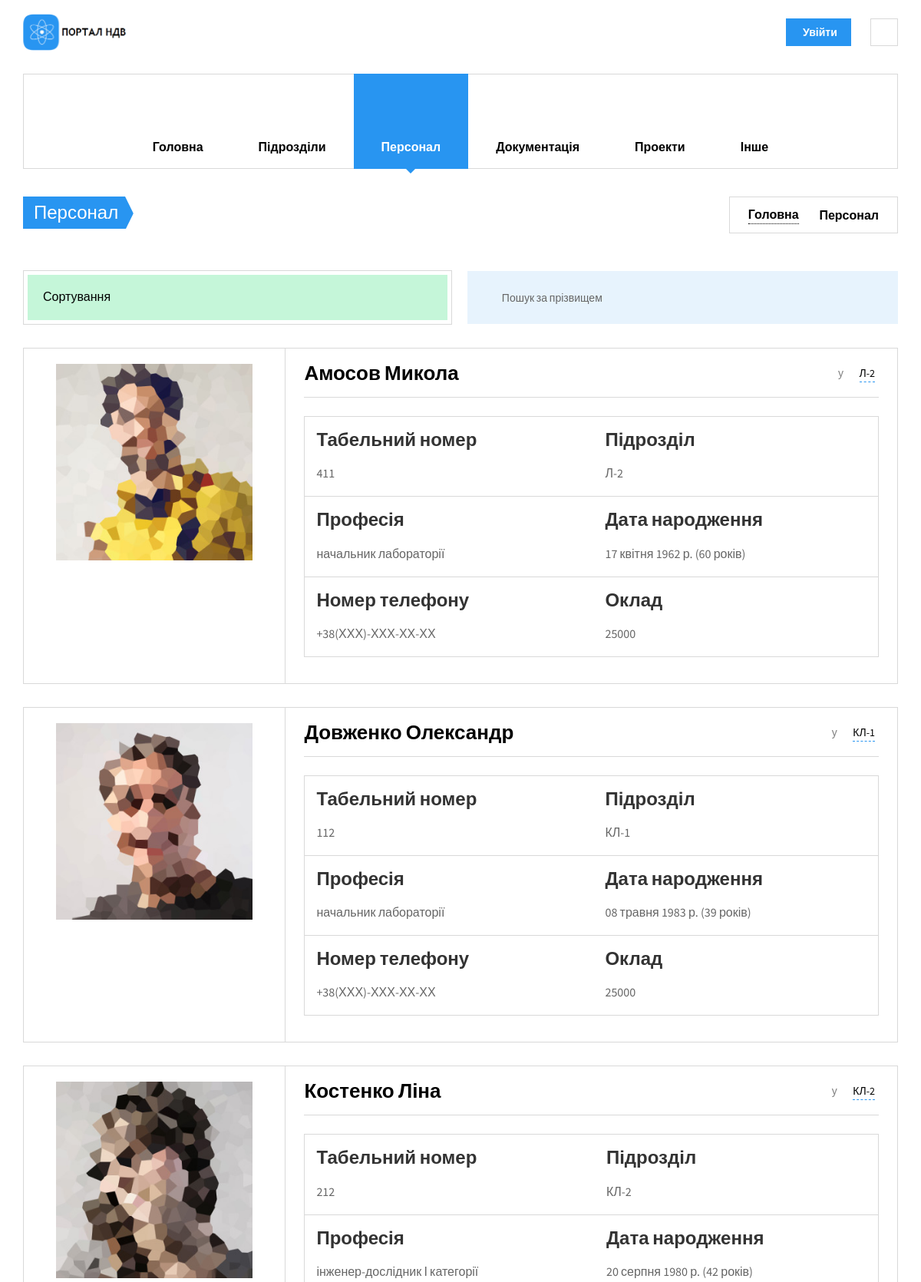
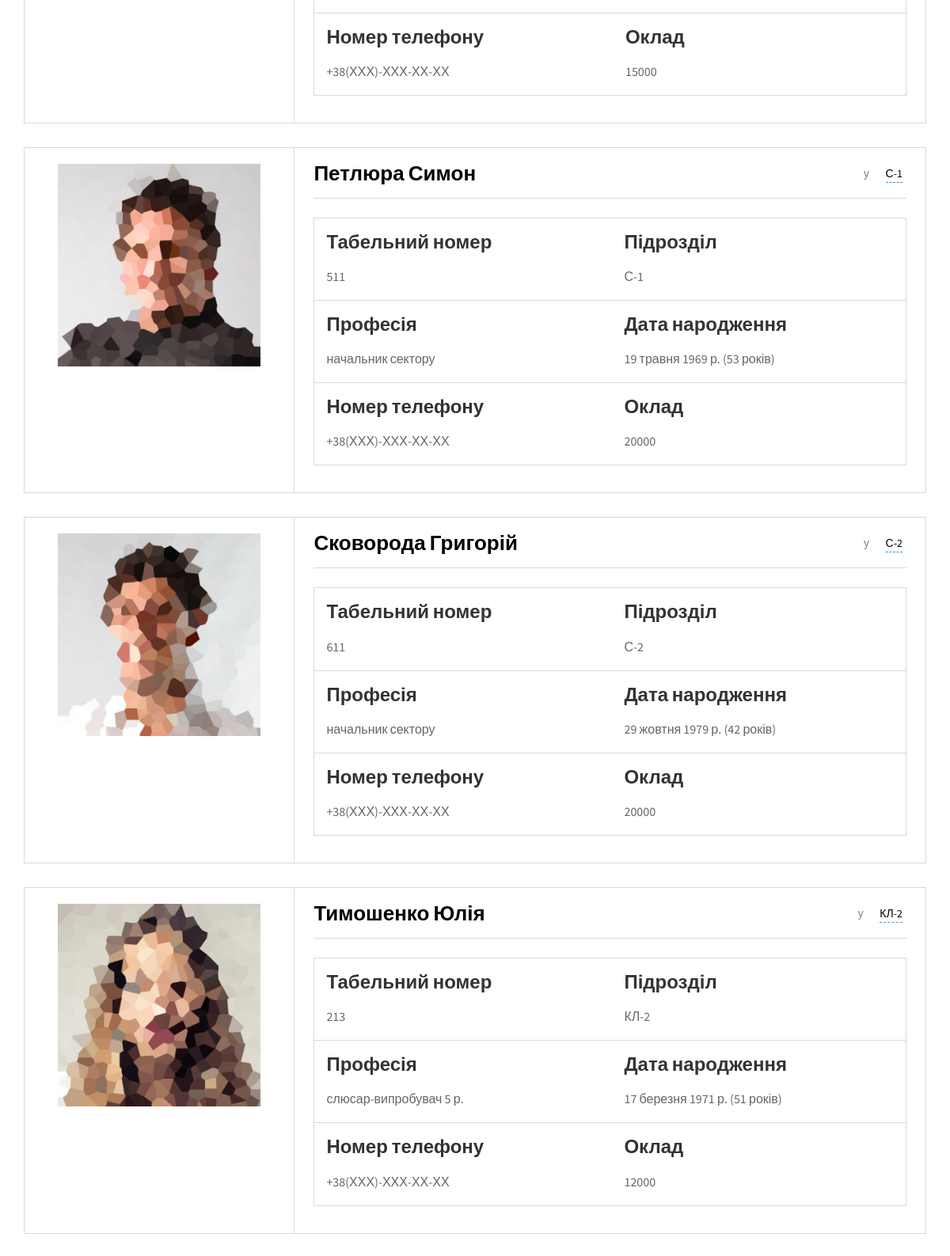
Screenshot of /staff/staff/filter/ (upper part) with the database file from the repository (2 pictures, top to bottom).
### staff/models.py (models this page shows, shortened)
class Staff(models.Model):
    fio = models.CharField(max_length=100, help_text='не більше ніж 100 символів',
                           verbose_name='ПІБ')
    slug = models.SlugField(max_length=100, unique=True, verbose_name='URL', db_index=True)
    div = models.ForeignKey(Divisions, on_delete=models.SET_NULL, verbose_name='Підрозділ', null=True)
    tabel = models.CharField(max_length=5, help_text='не більше ніж 5 символів', verbose_name='Табельный номер',
                             unique=True)
    prof = models.CharField(max_length=100, help_text='не більше ніж 100 символів',
                            verbose_name='Посада')
    oklad = models.IntegerField(verbose_name='Оклад')
    birthday = models.DateField(verbose_name="Дата народження", blank=True)
    phone = models.CharField(max_length=18, help_text='формат +38(ХХХ)-ХХХ-ХХ-ХХ',
                             verbose_name='Номер телефону')
    adress = models.CharField(max_length=100, help_text='формат пр/вул/провулок ХХХХХ д.ХХ кв.ХХ',
                              verbose_name='Домашня адреса')
    photo = models.ImageField(upload_to="workers_foto/", verbose_name="Фото")
    objects = models.Manager()
    class Meta:
        verbose_name = 'Персонал'
        verbose_name_plural = 'Персонал'
        ordering = ['fio']
    def __str__(self):
        return self.fio

### divisions/models.py (models this page shows, shortened)
class Divisions(models.Model):
    name = models.CharField(max_length=200, help_text='не більше ніж 200 символів',
                            verbose_name='Назва підрозділу')
    abr = models.CharField(max_length=10, help_text='не більше ніж 10 символів',
                           verbose_name='Абрівіатура підрозділу')
    slug = models.SlugField(max_length=200, unique=True, verbose_name='URL', db_index=True)
    main_div = models.CharField(max_length=10, help_text='не більше ніж 10 символів',
                           verbose_name='Абрівіатура підрозділу', null=True)
    description = models.TextField(max_length=5000, help_text='Введіть короткий опис підрозділу',
                                   verbose_name='Опис підрозділу')
    locs = models.ManyToManyField(Location, verbose_name='Розміщення')
    coops = models.ManyToManyField(Cooperation, verbose_name='Підрозділи взаємодії')
    theses = models.ManyToManyField(Theses, verbose_name='Тези')
    pics = models.ManyToManyField('DivisionsPics', verbose_name='Картинка до підрозділу')
    """Шлях до фото підрозділу"""
    objects = models.Manager()
    __original_name = None
    class Meta:
        verbose_name = 'Підрозділи'
        verbose_name_plural = 'Підрозділи'
        ordering = ['name']
    def __str__(self):
        return self.abr

### staff/views.py (the view, shortened to what this page needs)
# urls.py: path('staff/filter/', StaffSortList.as_view(), name='staff_sort'),
class StaffSortList(ListView, PortalMixin):
    template_name = 'staff/staff_sort.html'
    paginate_by = 0
    def get_queryset(self):
        sorting = ('fio', 'tabel', 'oklad', 'birthday')
        if self.request.GET.get('divs') != None and self.request.GET.get('prof') == None and self.request.GET.get(
                'sort') == None:
            queryset = Staff.objects.filter(
                Q(div_id__in=self.request.GET.getlist("divs"))
            ).order_by('fio')
        elif self.request.GET.get('divs') != None and self.request.GET.get('prof') != None and self.request.GET.get(
                'sort') == None:
            queryset =  Staff.objects.filter(
                Q(div_id__in=self.request.GET.getlist("divs")),
                Q(prof__in=self.request.GET.getlist("prof"))
            ).order_by('fio')
        elif self.request.GET.get('divs') != None and self.request.GET.get('prof') == None and self.request.GET.get(
                'sort') != None:
            for s in sorting:
                if self.request.GET.get('sort') == s:
                    queryset = Staff.objects.filter(
                        Q(div_id__in=self.request.GET.getlist("divs"))
                    ).order_by(s)
        elif self.request.GET.get('divs') == None and self.request.GET.get('prof') != None and self.request.GET.get(
                'sort') == None:
            queryset = Staff.objects.filter(
                Q(prof__in=self.request.GET.getlist("prof"))
            ).order_by('fio')
        elif self.request.GET.get('divs') == None and self.request.GET.get('prof') != None and self.request.GET.get(
                'sort') != None:
            for s in sorting:
                if self.request.GET.get('sort') == s:
                    queryset = Staff.objects.filter(
                        Q(prof__in=self.request.GET.getlist("prof"))
                    ).order_by(s)
        elif self.request.GET.get('divs') == None and self.request.GET.get('prof') == None and self.request.GET.get(
                'sort') != None:
            for s in sorting:
                if self.request.GET.get('sort') == s:
                    queryset = Staff.objects.order_by(s)
        elif self.request.GET.get('divs') == None and self.request.GET.get('prof') == None and self.request.GET.get(
                'sort') == None:
            queryset = Staff.objects.order_by('fio')
        print('QUERY', queryset)
        return queryset
    def staff_prof(self):
        PROF = []
        for s in Staff.objects.only('prof'):
            if s.prof not in PROF:
                PROF.append(s.prof)
            else:
                continue
        PROFS = list(set(PROF))
        return PROFS
    def get_context_data(self, *, object_list=None, **kwargs):
        context = super().get_context_data()
        context['staff_prof'] = self.staff_prof()
        context['page'] = ''
        if self.request.GET.get('divs'):
            context['page'] += f"divs={self.request.GET.get('divs')}&"
        if self.request.GET.get('prof'):
            context['page'] += f"prof={self.request.GET.get('prof')}&"
        if self.request.GET.get('sort'):
            context['page'] += f"sort={self.request.GET.get('sort')}&"
        """використання PortalMixin"""
        self.divisions = Divisions.objects.only('abr', 'slug')
        mixin_context = self.get_user_context()
        return dict(list(context.items()) + list(mixin_context.items()))

### nio_app/utilits.py (called while the page is built)
    def docs_name(self):
        doc = (
            ("M", "Методики"), ("P", "Паспорти"), ("KE", "Керівництва з експлуатації"), ("TD", "Техничні довідки"),
            ("ZT", "Технічні звіти"), ("TI", "Технологічні інструкції"), ("I", "Інше"))
        docs_type = Documents.objects.values('type').annotate(Count('type'))
        dt = []
        for i in doc:
            for t in docs_type:
                if t['type'] in i:
                    add = [i[0], i[1], t['type__count']]
                    dt.append(add)
                else:
                    continue
        return dt

    def get_user_context(self, **kwargs):
        context = kwargs
        context['divisions'] = self.divisions
        context['dt'] = self.docs_name()
        context['projects'] = Projects.objects.only('name')
        context['page'] = ''
        return context

### staff/templates/staff/staff_sort.html (shortened to what this page needs)
{% extends 'nio_app/base_portal.html' %}
{% load static %}
{% block main %}
<li class="menu-item-has-children">
  {% endblock main %}
  {% block divs %}
<li class="menu-item-has-children">
  {% endblock divs %}
  {% block staff %}
<li class="menu-item-has-children current-menu-item">
  {% endblock staff %}
  {% block docs %}
<li class="menu-item-has-children">
  {% endblock docs %}
  {% block projects %}
<li class="menu-item-has-children">
  {% endblock projects %}
  {% block other %}
<li class="menu-item-has-children">
  {% endblock other %}
{% block content %}
<section class="page-title">
  <div class="container">
    <div class="inner">
      <div class="column">
        <div class="title">
          <a href="{% url 'staff:staff' %}">
          <h1>Персонал</h1>
          </a>
        </div>
      </div>
      <div class="column">
        <div class="breadcrumbs">
          <a href="{% url 'nio_app:index_portal' %}">Головна</a>
          <span class="delimiter"><i class="icon-arrow-right"></i></span>
          <span>Персонал</span>
        </div>
      </div>
    </div>
  </div>
</section>
<section class="container">
  <div class="shop-filters-wrap">
    <div class="shop-filters">
      <div class="inner">
        <div class="shop-filter">
          <div class="shop-filter-dropdown">
            <span>Сортування</span>
          </div>
        </div>
      </div>
    </div>
    <div class="shop-search">
      <div class="widget widget_search">
        <form method="get" class="search-box" action="{% url 'staff:search_staff' %}">
          <input type="text" class="form-control" name="search_staff" placeholder="Пошук за прізвищем"
                  pattern="^[А-Яа-яґҐЁёІіЇїЄє'''\s-]+$" title="Не підтримуються латинськи символи" >
          <button type="submit"><i class="icon-search"></i></button>
        </form>
      </div>
    </div>
  </div>
  {% for s in object_list %}
  <div class="shop-tile">
    <a href="#" class="thumbnail">
      <img src="{{s.photo.url}}" alt="Photo">
    </a>
    <div class="description">
      <div class="shop-meta">
        <div class="column">
          <span class="price">{{s.fio}}</span>
        </div>
        <div class="column">
          <span class="hidden-xs">у</span>
          <span id="div">
            <i class="icon-ribbon hidden-xs"></i>
            <a href="{% url 'divisions:division' s.div.slug %}">{{s.div.abr}}</a>
          </span>
        </div>
      </div>
      <table>
        <tr>
          <td>
            <h6 class="shop-title">Табельний номер</h6>
            <p style="margin:0 0 4px">{{s.tabel}}</p>
          </td>
          <td>
            <h6 class="shop-title">Підрозділ</h6>
            <p style="margin:0 0 4px">{{s.div.abr}}</p>
          </td>
        </tr>
         <tr>
          <td>
            <h6 class="shop-title">Професія</h6>
           <p style="margin:0 0 4px">{{s.prof}}</p>
          </td>
          <td>
            <h6 class="shop-title">Дата народження</h6>
            <p style="margin:0 0 4px">{{s.birthday}} <span class="text-gray">({{s.birthday|timesince|slice:":2"}} років)</span></p>
          </td>
        </tr>
        <tr>
          <td>
            <h4 class="shop-title">Номер телефону</h4>
            <p style="margin:0 0 4px">{{s.phone}}</p>
          </td>
          <td>
            <h4 class="shop-title">Оклад</h4>
            <p style="margin:0 0 4px">{{s.oklad}}</p>
          </td>
        </tr>
      </table>
    </div>
  </div>
  {% endfor %}
</section>
{% endblock content %}

### rows the page displays
Staff: photo (picture), fio "Амосов Микола", div.abr "Л-2", tabel "411", prof "начальник лабораторії", birthday "17 квітня 1962 р.", birthday "60", phone "+38(ХХХ)-ХХХ-ХХ-ХХ", oklad "25000"
Staff: photo (picture), fio "Довженко Олександр", div.abr "КЛ-1", tabel "112", prof "начальник лабораторії", birthday "08 травня 1983 р.", birthday "39", phone "+38(ХХХ)-ХХХ-ХХ-ХХ", oklad "25000"
Staff: photo (picture), fio "Костенко Ліна", div.abr "КЛ-2", tabel "212", prof "інженер-дослідник І категорії", birthday "20 серпня 1980 р.", birthday "42", phone "+38(ХХХ)-ХХХ-ХХ-ХХ", oklad "15000"
Staff: photo (picture), fio "Петлюра Симон", div.abr "С-1", tabel "511", prof "начальник сектору", birthday "19 травня 1969 р.", birthday "53", phone "+38(ХХХ)-ХХХ-ХХ-ХХ", oklad "20000"
Staff: photo (picture), fio "Сковорода Григорій", div.abr "С-2", tabel "611", prof "начальник сектору", birthday "29 жовтня 1979 р.", birthday "42", phone "+38(ХХХ)-ХХХ-ХХ-ХХ", oklad "20000"
Staff: photo (picture), fio "Тимошенко Юлія", div.abr "КЛ-2", tabel "213", prof "слюсар-випробувач 5 р.", birthday "17 березня 1971 р.", birthday "51", phone "+38(ХХХ)-ХХХ-ХХ-ХХ", oklad "12000"
